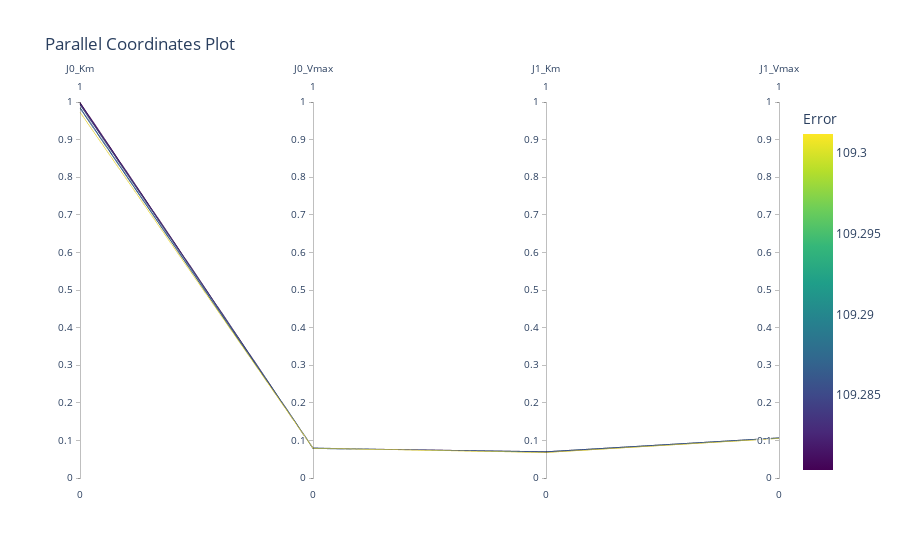

The notebook cell this image was saved under:
### Code cell
import plotly.express as px
import plotly.graph_objects as go


def construct_dimensions(df):
    dimensions = []
    for feature_name in df.columns:
        if feature_name != 'error':
            dimensions.append(
                dict(range=[0, 1], label=feature_name, values=df[feature_name]))
    return dimensions

# normalized_df = px.data.tips()
# dimen = construct_dimensions(normalized_df)
# fig = go.Figure(data=go.Parcoords(dimensions=dimen))


fig = go.Figure(data=go.Parcoords(line=dict(
    color=normalized_df['error'], colorscale=px.colors.sequential.Viridis, showscale=True, colorbar=dict(title='Error')), 
    dimensions=construct_dimensions(normalized_df)),
    layout=go.Layout(title='Parallel Coordinates Plot'))


# fig = px.parallel_coordinates(
#     normalized_df, dimensions=params_name, color='error', color_continuous_scale='Viridis')
fig.show()

### Figure 1 — Plotly figure (JSON) as saved in the notebook; plotly's stock layout.template omitted (floating-point values rounded to 4 significant figures)
{"data": [{"dimensions": [{"label": "J0_Km", "range": [0, 1], "values": [0.9731, 0.997, 0.9945, 0.9828, 0.9858, 0.9935, 0.9928, 0.9954, 0.9993, 0.9956]}, {"label": "J0_Vmax", "range": [0, 1], "values": [0.07917, 0.07916, 0.08019, 0.0782, 0.07813, 0.07936, 0.07929, 0.07957, 0.07943, 0.0792]}, {"label": "J1_Km", "range": [0, 1], "values": [0.06754, 0.07007, 0.06805, 0.07012, 0.06986, 0.06937, 0.06951, 0.06927, 0.07027, 0.0703]}, {"label": "J1_Vmax", "range": [0, 1], "values": [0.105, 0.1069, 0.1053, 0.107, 0.1067, 0.1064, 0.1065, 0.1063, 0.1071, 0.1071]}], "line": {"color": [109.3, 109.3, 109.3, 109.3, 109.3, 109.3, 109.3, 109.3, 109.3, 109.3], "colorbar": {"title": {"text": "Error"}}, "colorscale": [[0, "#440154"], [0.1111, "#482878"], [0.2222, "#3e4989"], [0.3333, "#31688e"], [0.4444, "#26828e"], [0.5556, "#1f9e89"], [0.6667, "#35b779"], [0.7778, "#6ece58"], [0.8889, "#b5de2b"], [1, "#fde725"]], "showscale": true}, "type": "parcoords"}], "layout": {"title": {"text": "Parallel Coordinates Plot"}}}
